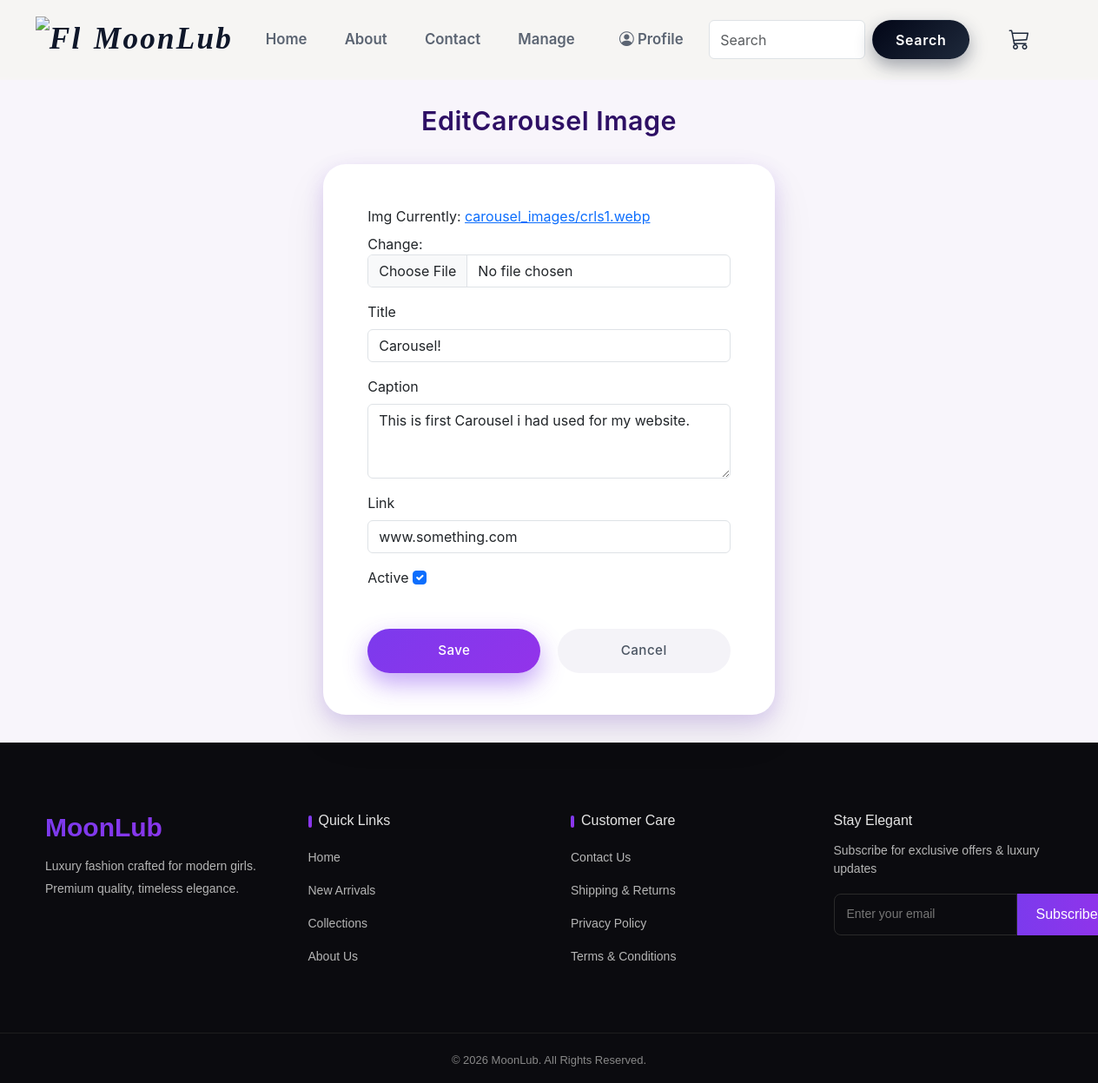
The app's page /carousels/1/edit/ with its own data.
### mainapp/models.py (models this page shows, shortened)
class CarouselImage(models.Model):
    img = models.ImageField(upload_to='carousel_images/')
    title = models.CharField(max_length = 200)
    caption = models.TextField(max_length = 400)
    link = models.CharField(max_length = 200)
    active = models.BooleanField(default = True)

### mainapp/views.py (the view)
# urls.py: path('carousels/<int:pk>/edit/', CarouselImageUpdateView.as_view(), name='carousel_edit'),
class CarouselImageUpdateView(UpdateView):
    model = CarouselImage
    form_class = CarouselImageForm
    template_name = 'mainapp/carousel_form.html'
    success_url = reverse_lazy('carousel_list')

### mainapp/forms.py
class CarouselImageForm(forms.ModelForm):
    class Meta:
        model = CarouselImage
        fields = [ 'img', 'title', 'caption', 'link','active']
        widgets = {
            'img': forms.ClearableFileInput(attrs={
                'class': 'form-control'
            }),
            'title': forms.TextInput(attrs={
                'class': 'form-control',
                'placeholder': 'Carousel title'
            }),
            'caption': forms.Textarea(attrs={
                'class': 'form-control',
                'placeholder': 'Short description for carousel',
                'rows': 3
            }),
            'link': forms.TextInput(attrs={
                'class': 'form-control',
                'placeholder': 'Redirect link (optional)'
            }),
            'active': forms.CheckboxInput(attrs={
                'class': 'form-check-input'
            }),
        }

### templates/mainapp/carousel_form.html (shortened to what this page needs)
{% extends 'base/base.html' %}
{% block content %}
<section>
    <div class="carousel-form">
        <h3>{% if object %}Edit{% else %}Add{% endif %}Carousel Image</h3>
        <form method="post" enctype="multipart/form-data">
            {% for field in form %}
            {% include 'base/includes/basic_form_field.html' %}
            {% endfor %}
            <div class="actions">
                <button type="submit" class="btn-primary">Save</button>
                <a href="{% url 'carousel_list' %}" class="btn-secondary">Cancel</a>
            </div>
        </form>
    </div>
</section>
{% endblock %}

### templates/base/includes/basic_form_field.html (shortened to what this page needs)
<div class="mb-3">
    <label class="form-label">
        {{field.label}}
    </label>
    {{field}}
</div>

### static/css/styles.css (style rules this page uses)
* { margin: 0; padding: 0; box-sizing: border-box; }
body { padding: 89px 0 0 0; font-family: 'Inter', sans-serif; background-color: #ededef; }

### records on screen
CarouselImage: form "Carousel!" "This is first Carousel i had used for my website." "www.something.com" "☑"

### other values on screen
{{ field.label }} "Img" "Title" "Caption" "Link" "Active"
